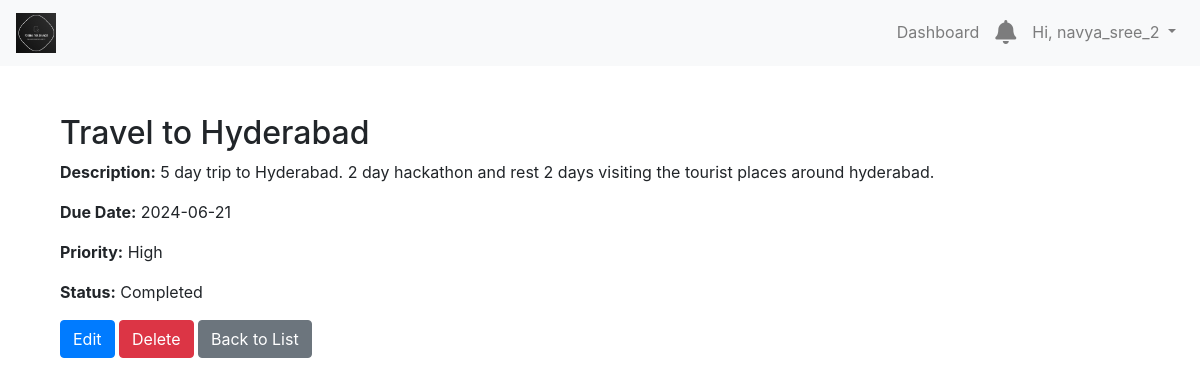
Screenshot of /tasks/5/ (signed in) with the database file from the repository.
### tasks/models.py (models this page shows, shortened)
class Task(models.Model):
    PRIORITY_CHOICES = [
        ('L', 'Low'),
        ('M', 'Medium'),
        ('H', 'High'),
    ]
    STATUS_CHOICES = [
        ('P', 'Pending'),
        ('IP', 'In Progress'),
        ('C', 'Completed'),
    ]
    user = models.ForeignKey(User, on_delete=models.CASCADE)
    title = models.CharField(max_length=200)
    description = models.TextField(blank=True)
    due_date = models.DateField(null=True, blank=True)
    priority = models.CharField(max_length=1, choices=PRIORITY_CHOICES, default='M')
    status = models.CharField(max_length=2, choices=STATUS_CHOICES, default='P')
    category = models.ForeignKey(Category, null=True, on_delete=models.SET_NULL)
    created_at = models.DateTimeField(auto_now_add=True)
    is_completed = models.BooleanField(default=False)

### tasks/views.py (the view)
# urls.py: path('tasks/<int:pk>/', views.task_detail, name='task_detail'),
@login_required
def task_detail(request, pk):
    task = get_object_or_404(Task, pk=pk, user=request.user)
    return render(request, 'tasks/task_detail.html', {'task': task})

### tasks/templates/tasks/task_detail.html (shortened to what this page needs)
{% extends 'base.html' %}
{% block content %}
<div class="container mt-5">
    <h2>{{ task.title }}</h2>
    <p><strong>Description:</strong> {{ task.description }}</p>
    <p><strong>Due Date:</strong> {{ task.due_date|date:"Y-m-d" }}</p>
    <p><strong>Priority:</strong> {{ task.get_priority_display }}</p>
    <p><strong>Status:</strong> {{ task.get_status_display }}</p>
    <a href="{% url 'task_update' task.pk %}" class="btn btn-primary">Edit</a>
    <a href="{% url 'task_delete' task.pk %}" class="btn btn-danger">Delete</a>
    <a href="{% url 'task_list' %}" class="btn btn-secondary">Back to List</a>
</div>
{% endblock %}

### tasks/templates/base.html (shortened to what this page needs)
{% load static %}
<!DOCTYPE html>
<html lang="en">
<head>
    <link href="https://stackpath.bootstrapcdn.com/bootstrap/4.5.2/css/bootstrap.min.css" rel="stylesheet">
        <link href="https://cdnjs.cloudflare.com/ajax/libs/font-awesome/5.15.4/css/all.min.css" rel="stylesheet">
</head>
<body>
    <nav class="navbar navbar-expand-lg navbar-light bg-light">
        <a class="navbar-brand" href="{% url 'dashboard' %}">
            <img src="{% static 'tasks/images/logo.png' %}" alt="Logo" width="40" height="40" class="d-inline-block align-top">
        </a>
        <div class="collapse navbar-collapse" id="navbarNav">
            <ul class="navbar-nav ml-auto">
                {% if user.is_authenticated %}
                    <li class="nav-item">
                        <a class="nav-link" href="{% url 'dashboard' %}">Dashboard</a>
                    </li>
<li class="nav-item">
    <a class="nav-link" href="{% url 'notifications' %}">
        <i class="fas fa-bell" style="position: relative; font-size: 24px;"></i>
    </a>
</li>
                    <li class="nav-item dropdown">
                        <a class="nav-link dropdown-toggle" href="#" id="navbarDropdown" role="button" data-toggle="dropdown" aria-haspopup="true" aria-expanded="false">
                            Hi, {{ user.username }}
                        </a>
                    </li>
                {% endif %}
            </ul>
        </div>
    </nav>
    <div class="container mt-3">
        {% block content %}
        {% endblock %}
    </div>
</body>
</html>

### rows the page displays
Task: title "Travel to Hyderabad", description "5 day trip to Hyderabad. 2 day hackathon and rest 2 days visiting the tourist places around hyderabad.", due_date "2024-06-21", priority "High", status "Completed"

### other values shown
{{ user.username }} "navya_sree_2"
